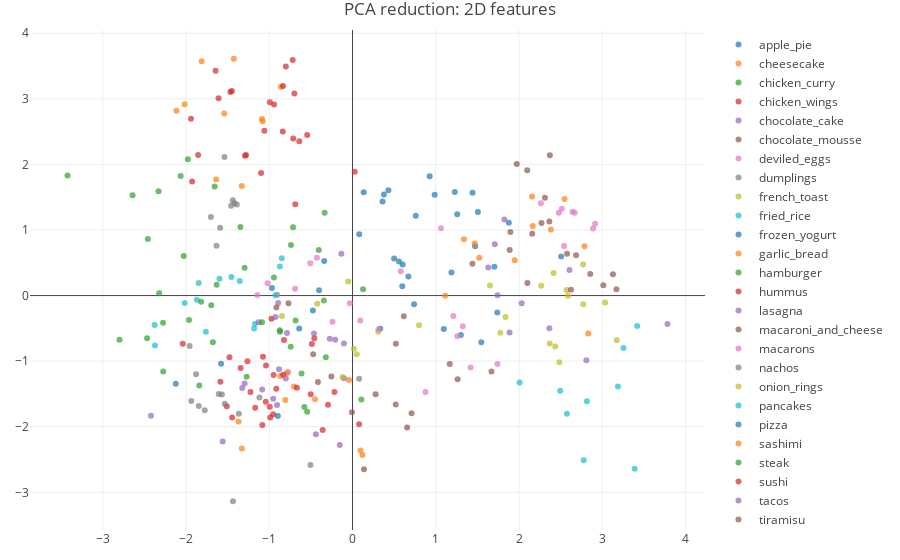

The code cell stored with this chart in its notebook:
### Code cell
traces=[]

for n in range(0,number_of_recipe_categories):
    df_category=df_PCA_2D[(df_PCA_2D.category_indices==n)]
    point_name=str(df_category.labels[df_category.index[0]])
    trace = go.Scatter(
    x=df_category['pca-1'],
    y=df_category['pca-2'],
    mode='markers',
    marker=dict(
        colorscale='Viridis',
        opacity=0.7,
        line=dict(color='rgb(140, 140, 170)')
    ),
    name=point_name,
    text=df_category['text_names'],
    )

    traces.append(trace)

layout = go.Layout(
    title='PCA reduction: 2D features',
    hovermode='closest',
    margin=dict(
       l=30,
       r=30,
       b=30,
       t=30
    ),
      scene = dict(
        xaxis = dict(
            title='pca-1',
       ),
       yaxis = dict(
           title='pca-2',
       ),
    ),
 
)

fig = go.Figure(data=traces, layout=layout)
iplot(fig)


print("test recipes")
df_preprocessed_texts_test

### Figure 1 — Plotly figure (JSON) as saved in the notebook; plotly's stock layout.template omitted (floating-point values rounded to 4 significant figures)
{"data": [{"marker": {"colorscale": "Viridis", "line": {"color": "rgb(140, 140, 170)"}, "opacity": 0.7}, "mode": "markers", "name": "apple_pie", "text": ["1.txt", "10.txt", "11.txt", "12.txt", "13.txt", "14.txt", "15.txt", "2.txt", "3.txt", "4.txt", "5.txt", "6.txt", "7.txt", "8.txt", "9.txt"], "type": "scatter", "uid": "bf1747c5-a89a-4278-af96-36e1683b06e1", "x": [1.878, 1.096, 0.7596, 1.302, 1.473, 1.506, 0.6712, 2.506, 1.739, 1.189, 1.547, 0.5975, 0.5583, 0.7396, 0.4997], "y": [1.111, -0.5108, 1.217, -0.5999, 0.7533, 1.274, 0.2904, 0.5942, -0.2575, 0.35, -0.7105, 0.143, 0.5204, -0.1321, 0.567]}, {"marker": {"colorscale": "Viridis", "line": {"color": "rgb(140, 140, 170)"}, "opacity": 0.7}, "mode": "markers", "name": "cheesecake", "text": ["1.txt", "10.txt", "11.txt", "2.txt", "3.txt", "4.txt", "5.txt", "6.txt", "7.txt", "8.txt", "9.txt"], "type": "scatter", "uid": "fcd6b620-f971-4074-9a2c-8e54eda2b7c7", "x": [1.467, 1.113, 1.339, 2.832, 1.948, 2.165, 2.786, 2.156, 1.523, 2.383, 2.547], "y": [0.7925, -0.002376, 0.8601, -0.5781, 0.5383, 1.061, 0.7535, 1.51, 0.5764, 1.008, 1.474]}, {"marker": {"colorscale": "Viridis", "line": {"color": "rgb(140, 140, 170)"}, "opacity": 0.7}, "mode": "markers", "name": "chicken_curry", "text": ["1.txt", "2.txt", "3.txt", "4.txt", "5.txt", "6.txt", "7.txt", "8.txt"], "type": "scatter", "uid": "0ac84b86-aa62-48c5-882f-ff722691865d", "x": [-2.467, -2.276, -1.841, -2.799, -2.322, -1.964, -1.697, -2.274], "y": [-0.652, -0.414, -1.372, -0.6738, 0.03573, -0.3744, -0.1476, -1.157]}, {"marker": {"colorscale": "Viridis", "line": {"color": "rgb(140, 140, 170)"}, "opacity": 0.7}, "mode": "markers", "name": "chicken_wings", "text": ["1.txt", "10.txt", "11.txt", "12.txt", "13.txt", "14.txt", "15.txt", "16.txt", "17.txt", "2.txt", "3.txt", "4.txt", "5.txt", "6.txt", "7.txt", "8.txt", "9.txt"], "type": "scatter", "uid": "8ddb78b5-9481-402e-b3ae-68276053e340", "x": [-0.3585, -0.9941, -0.4587, -0.9157, -0.502, -1.076, -0.8229, -0.973, -1.169, -0.9886, -0.9529, -1.587, -0.4885, -1.446, -1.344, -1.226, -0.9479], "y": [-2.051, -1.696, -0.6519, -1.422, -1.503, -0.9337, -0.6776, -0.3525, -1.709, -1.861, -1.809, -1.315, -0.7378, -1.86, -1.103, -1.469, -1.21]}, {"marker": {"colorscale": "Viridis", "line": {"color": "rgb(140, 140, 170)"}, "opacity": 0.7}, "mode": "markers", "name": "chocolate_cake", "text": ["1.txt", "10.txt", "2.txt", "3.txt", "4.txt", "5.txt", "6.txt", "7.txt", "8.txt", "9.txt"], "type": "scatter", "uid": "ca71205e-af2a-4778-a219-f9a0d4ff7cbd", "x": [1.708, 2.365, 1.742, 1.887, 1.631, 2.606, 3.784, 2.809, 2.032, 1.824], "y": [0.7843, -0.4985, 0.004097, -0.5622, 0.4293, 0.3908, -0.4341, -0.9872, -0.118, 1.158]}, {"marker": {"colorscale": "Viridis", "line": {"color": "rgb(140, 140, 170)"}, "opacity": 0.7}, "mode": "markers", "name": "chocolate_mousse", "text": ["1.txt", "2.txt", "3.txt", "4.txt", "5.txt", "6.txt", "7.txt", "8.txt", "9.txt"], "type": "scatter", "uid": "12c11973-7f49-4a4b-88ab-90c02a9eed6e", "x": [1.44, 2.311, 1.973, 1.669, 2.37, 2.101, 1.888, 2.577, 2.098], "y": [0.4844, 1.493, 2.008, -1.158, 2.141, 0.1916, 0.6931, 0.6359, 1.912]}, {"marker": {"colorscale": "Viridis", "line": {"color": "rgb(140, 140, 170)"}, "opacity": 0.7}, "mode": "markers", "name": "deviled_eggs", "text": ["1.txt", "2.txt", "3.txt", "4.txt", "5.txt", "6.txt", "7.txt", "8.txt", "9.txt"], "type": "scatter", "uid": "8f48ff66-8503-40a8-babf-196baf61e532", "x": [-0.427, -1.02, -0.6903, -0.9027, -0.7746, -1.143, -0.2413, -0.03208, -0.5078], "y": [0.5781, 0.1887, 0.1046, 0.01103, -1.163, 0.007585, -0.3994, -0.1155, 0.4912]}, {"marker": {"colorscale": "Viridis", "line": {"color": "rgb(140, 140, 170)"}, "opacity": 0.7}, "mode": "markers", "name": "dumplings", "text": ["1.txt", "2.txt", "3.txt", "4.txt", "5.txt", "6.txt", "7.txt", "8.txt", "9.txt"], "type": "scatter", "uid": "546c58c2-7873-42a5-818c-1fa36add4ded", "x": [0.07997, -1.438, -1.701, -1.391, -1.458, -1.538, -1.59, -1.418, -1.634], "y": [-1.269, 1.454, 1.197, 1.388, 1.371, 2.112, 1.033, 1.409, 0.7612]}, {"marker": {"colorscale": "Viridis", "line": {"color": "rgb(140, 140, 170)"}, "opacity": 0.7}, "mode": "markers", "name": "french_toast", "text": ["1.txt", "10.txt", "11.txt", "12.txt", "13.txt", "14.txt", "2.txt", "3.txt", "4.txt", "5.txt", "6.txt", "7.txt", "8.txt", "9.txt"], "type": "scatter", "uid": "f529254c-b9c8-41d6-b727-5c11c7e260b7", "x": [2.266, 1.776, 2.416, 2.571, 3.034, 2.435, 2.485, 2.772, 2.589, 3.174, 1.651, 2.77, 2.369, 1.838], "y": [0.1481, -0.5654, 0.3454, 0.08509, -0.1075, -0.7771, -1.018, -0.1316, -0.003239, -0.681, 0.1553, 0.4722, -0.7319, -0.3274]}, {"marker": {"colorscale": "Viridis", "line": {"color": "rgb(140, 140, 170)"}, "opacity": 0.7}, "mode": "markers", "name": "fried_rice", "text": ["1.txt", "10.txt", "11.txt", "12.txt", "13.txt", "14.txt", "2.txt", "3.txt", "4.txt", "5.txt", "6.txt", "7.txt", "8.txt", "9.txt"], "type": "scatter", "uid": "53e1a873-5d1d-4b22-a543-fd2ad47c3361", "x": [-0.8724, -1.455, -1.354, -1.848, -1.761, -2.016, -0.9237, -1.87, -2.373, -1.182, -1.599, -2.378, -1.171, -0.85], "y": [0.4415, 0.2833, 0.2239, 0.1917, -0.5519, -0.1133, 0.006715, -0.06423, -0.7626, -0.5022, 0.2561, -0.4478, -0.4315, 0.5691]}, {"marker": {"colorscale": "Viridis", "line": {"color": "rgb(140, 140, 170)"}, "opacity": 0.7}, "mode": "markers", "name": "frozen_yogurt", "text": ["1.txt", "10.txt", "11.txt", "12.txt", "13.txt", "2.txt", "3.txt", "4.txt", "5.txt", "6.txt", "7.txt", "8.txt", "9.txt"], "type": "scatter", "uid": "7d5a6487-8a0a-49b3-ad02-77cc7edd7bf2", "x": [1.704, 1.229, 0.4318, 0.9867, 1.258, 0.134, 0.3329, 0.3772, 0.9268, 0.6026, 0.3606, 0.08081, 1.442], "y": [0.4387, 1.578, 1.606, 1.538, 1.239, 1.575, -0.5054, 1.542, 1.82, 0.4732, 1.434, 0.9339, 1.569]}, {"marker": {"colorscale": "Viridis", "line": {"color": "rgb(140, 140, 170)"}, "opacity": 0.7}, "mode": "markers", "name": "garlic_bread", "text": ["1.txt", "10.txt", "2.txt", "3.txt", "4.txt", "5.txt", "6.txt", "7.txt", "8.txt", "9.txt"], "type": "scatter", "uid": "df52f438-3c64-467f-bb62-16476af0e9d0", "x": [0.1191, -0.807, -0.04147, -0.7877, -1.369, 0.09598, -0.7032, -0.4507, -1.33, -0.8683], "y": [-2.43, -1.591, -1.288, -1.185, -1.921, -2.362, -1.388, -1.582, -2.333, -1.225]}, {"marker": {"colorscale": "Viridis", "line": {"color": "rgb(140, 140, 170)"}, "opacity": 0.7}, "mode": "markers", "name": "hamburger", "text": ["1.txt", "2.txt", "3.txt", "4.txt", "5.txt", "6.txt", "7.txt", "8.txt", "9.txt"], "type": "scatter", "uid": "00afd5c6-9235-4262-b0cd-521ec6f0cf9d", "x": [-0.5446, 0.1066, -0.6126, -0.5786, -0.7422, -0.3209, -0.8706, 0.1268, -0.9441], "y": [-1.774, -1.584, -1.187, -1.7, -0.7802, -0.9422, -0.5503, 0.09476, 0.2748]}, {"marker": {"colorscale": "Viridis", "line": {"color": "rgb(140, 140, 170)"}, "opacity": 0.7}, "mode": "markers", "name": "hummus", "text": ["1.txt", "10.txt", "11.txt", "12.txt", "2.txt", "3.txt", "4.txt", "5.txt", "6.txt", "7.txt", "8.txt", "9.txt"], "type": "scatter", "uid": "a2fb6032-59ba-4da6-8ab2-6b22d00515c5", "x": [-1.51, -0.2941, -1.478, 0.07937, -0.8323, -0.2174, -0.6674, -1.039, -1.083, -2.039, -1.042, -1.262], "y": [-1.689, -1.664, -0.9391, -1.961, -1.206, -1.472, -1.407, -1.068, -1.973, -0.7331, -1.618, -0.9997]}, {"marker": {"colorscale": "Viridis", "line": {"color": "rgb(140, 140, 170)"}, "opacity": 0.7}, "mode": "markers", "name": "lasagna", "text": ["1.txt", "10.txt", "11.txt", "2.txt", "3.txt", "4.txt", "5.txt", "6.txt", "7.txt", "8.txt", "9.txt"], "type": "scatter", "uid": "d0db5b3a-c177-4579-b356-2e86d167b37e", "x": [-1.085, -0.2079, -1.127, -0.103, -0.1342, -0.7866, -0.8926, -0.1034, -0.4634, -0.953, -0.8822], "y": [-1.434, -0.675, -0.4083, -1.262, 0.636, -0.5697, -0.1122, -0.7303, -0.5782, -1.572, -1.123]}, {"marker": {"colorscale": "Viridis", "line": {"color": "rgb(140, 140, 170)"}, "opacity": 0.7}, "mode": "markers", "name": "macaroni_and_cheese", "text": ["1.txt", "10.txt", "11.txt", "12.txt", "13.txt", "14.txt", "15.txt", "2.txt", "3.txt", "4.txt", "5.txt", "6.txt", "7.txt", "8.txt", "9.txt"], "type": "scatter", "uid": "8aadc548-0290-4f24-a3f9-91078d32db99", "x": [0.5207, 1.168, 0.5196, -0.4156, 0.1375, -0.006765, -0.7697, -0.254, 0.7096, -0.4724, 0.2776, 1.262, 0.6559, -0.9149, 0.6163], "y": [-0.7363, -1.044, -1.66, -1.317, -2.648, -1.777, -0.1155, -1.235, -1.794, -0.8956, -1.504, -1.276, -2.011, -0.1821, -0.3159]}, {"marker": {"colorscale": "Viridis", "line": {"color": "rgb(140, 140, 170)"}, "opacity": 0.7}, "mode": "markers", "name": "macarons", "text": ["1.txt", "2.txt", "3.txt", "4.txt", "5.txt", "6.txt", "7.txt", "8.txt"], "type": "scatter", "uid": "f8cdedca-0c45-486d-be1b-6e7978520468", "x": [2.914, 2.668, 2.477, 2.643, 2.541, 2.89, 2.262, 2.514], "y": [1.097, 1.264, 1.261, 1.28, 0.7552, 1.024, 1.407, 1.325]}, {"marker": {"colorscale": "Viridis", "line": {"color": "rgb(140, 140, 170)"}, "opacity": 0.7}, "mode": "markers", "name": "nachos", "text": ["1.txt", "10.txt", "11.txt", "12.txt", "2.txt", "3.txt", "4.txt", "5.txt", "6.txt", "7.txt", "8.txt", "9.txt"], "type": "scatter", "uid": "bab3f96a-a55d-45be-8619-544412ae42e0", "x": [-1.607, -1.535, -1.118, -1.879, -0.5051, -1.569, -1.847, -1.957, -1.775, -1.937, -1.365, -1.436], "y": [-1.501, -1.648, -1.556, -1.199, -2.585, -1.51, -1.685, -0.7698, -1.747, -1.609, -1.802, -3.136]}, {"marker": {"colorscale": "Viridis", "line": {"color": "rgb(140, 140, 170)"}, "opacity": 0.7}, "mode": "markers", "name": "onion_rings", "text": ["1.txt", "2.txt", "3.txt", "4.txt", "5.txt", "6.txt", "7.txt", "8.txt"], "type": "scatter", "uid": "7c5fba93-cc5a-4ced-9339-d1c4adf8771a", "x": [-0.8479, -0.1195, 0.05082, -0.4232, 0.7991, 0.3093, 0.01582, -0.05122], "y": [-0.313, -1.24, -0.8965, -0.1231, -0.452, -0.5532, -0.8122, 0.2133]}, {"marker": {"colorscale": "Viridis", "line": {"color": "rgb(140, 140, 170)"}, "opacity": 0.7}, "mode": "markers", "name": "pancakes", "text": ["1.txt", "2.txt", "3.txt", "4.txt", "5.txt", "6.txt", "7.txt", "8.txt", "9.txt"], "type": "scatter", "uid": "d2ab871e-7205-4b65-9519-b03b662e4b0d", "x": [2.816, 3.254, 2.777, 3.389, 3.42, 2.495, 2.575, 3.188, 2.006], "y": [-1.611, -0.8012, -2.51, -2.64, -0.4646, -1.45, -1.801, -1.385, -1.324]}, {"marker": {"colorscale": "Viridis", "line": {"color": "rgb(140, 140, 170)"}, "opacity": 0.7}, "mode": "markers", "name": "pizza", "text": ["1.txt", "2.txt", "3.txt", "4.txt", "5.txt", "6.txt", "7.txt", "8.txt"], "type": "scatter", "uid": "8c437401-34a8-4b5d-b159-aab00f59a11f", "x": [-0.4756, -1.579, -2.123, -0.6403, -0.8969, -0.9676, -0.3403, -0.4019], "y": [-0.2278, -1.04, -1.344, -0.5028, -1.837, 0.1169, 0.5262, 0.07987]}, {"marker": {"colorscale": "Viridis", "line": {"color": "rgb(140, 140, 170)"}, "opacity": 0.7}, "mode": "markers", "name": "sashimi", "text": ["1.txt", "10.txt", "2.txt", "3.txt", "4.txt", "5.txt", "6.txt", "7.txt", "8.txt", "9.txt"], "type": "scatter", "uid": "b6ce906e-ee4d-46e0-ae06-e00f25bb6829", "x": [-1.331, -2.017, -1.813, -1.427, -1.54, -1.089, -0.8615, -1.638, -2.115, -1.079], "y": [1.67, 2.919, 3.573, 3.611, 2.774, 2.691, 3.183, 1.771, 2.817, 2.659]}, {"marker": {"colorscale": "Viridis", "line": {"color": "rgb(140, 140, 170)"}, "opacity": 0.7}, "mode": "markers", "name": "steak", "text": ["1.txt", "10.txt", "11.txt", "12.txt", "13.txt", "14.txt", "15.txt", "16.txt", "17.txt", "18.txt", "19.txt", "2.txt", "20.txt", "21.txt", "22.txt", "3.txt", "4.txt", "5.txt", "6.txt", "7.txt", "8.txt", "9.txt"], "type": "scatter", "uid": "d00f643c-f3a5-44af-b0fc-563da5ac640c", "x": [-2.459, -2.065, -2.027, -1.347, -1.296, -0.4054, -0.6834, -0.3437, -1.818, -0.8739, -3.424, -1.677, -0.7393, -1.656, -1.087, -1.978, -1.272, -2.642, -2.33, -0.3346, -0.7147, -1.632], "y": [0.8608, 1.823, 0.6047, 1.047, 0.4234, 0.695, -0.3793, -0.07476, -0.09505, -0.5306, 1.83, -0.711, 0.7701, 1.664, -0.4088, 2.08, -1.239, 1.528, 1.591, 1.261, 1.043, 0.1638]}, {"marker": {"colorscale": "Viridis", "line": {"color": "rgb(140, 140, 170)"}, "opacity": 0.7}, "mode": "markers", "name": "sushi", "text": ["1.txt", "10.txt", "11.txt", "12.txt", "13.txt", "14.txt", "15.txt", "16.txt", "17.txt", "18.txt", "19.txt", "2.txt", "20.txt", "21.txt", "22.txt", "23.txt", "3.txt", "4.txt", "5.txt", "6.txt", "7.txt", "8.txt", "9.txt"], "type": "scatter", "uid": "ce158ee9-3423-4dd0-b125-b1986b5aff51", "x": [-1.291, -1.466, -0.9924, -0.6985, -1.927, -0.7187, -0.8013, -0.9424, -0.8375, 0.02619, -1.058, -1.098, -0.7126, -1.854, -1.94, -1.279, -0.5443, -0.6878, -1.449, -0.8346, -0.6391, -1.645, -1.609], "y": [2.131, 3.103, 2.947, 3.082, 1.738, 3.591, 3.492, 2.913, 2.5, 1.889, 2.512, 1.869, 2.397, 2.145, 2.698, 2.145, 2.448, 1.394, 3.119, 3.197, 2.352, 3.428, 3.011]}, {"marker": {"colorscale": "Viridis", "line": {"color": "rgb(140, 140, 170)"}, "opacity": 0.7}, "mode": "markers", "name": "tacos", "text": ["1.txt", "10.txt", "2.txt", "3.txt", "4.txt", "5.txt", "6.txt", "7.txt", "8.txt", "9.txt"], "type": "scatter", "uid": "78538520-8d59-431e-b456-c0d1c3e7e715", "x": [-0.2732, -2.421, -1.296, -0.4404, -0.9066, -0.8012, -0.9241, -0.1532, -1.324, -1.56], "y": [-0.6578, -1.833, -1.34, -2.115, -1.67, -1.266, -0.3275, -2.277, -1.408, -2.224]}, {"marker": {"colorscale": "Viridis", "line": {"color": "rgb(140, 140, 170)"}, "opacity": 0.7}, "mode": "markers", "name": "tiramisu", "text": ["1.txt", "10.txt", "2.txt", "3.txt", "4.txt", "5.txt", "6.txt", "7.txt", "8.txt", "9.txt"], "type": "scatter", "uid": "c845c51b-ebf5-4561-a0bf-b463dc648717", "x": [3.013, 2.158, 3.128, 2.624, 2.27, 2.685, 2.365, 1.896, 2.856, 3.17], "y": [0.1565, 0.9417, 0.3256, 0.08772, 1.106, 0.613, 1.128, 0.9681, 0.3287, 0.09608]}, {"marker": {"colorscale": "Viridis", "line": {"color": "rgb(140, 140, 170)"}, "opacity": 0.7}, "mode": "markers", "name": "waffles", "text": ["1.txt", "10.txt", "2.txt", "3.txt", "4.txt", "5.txt", "6.txt", "7.txt", "8.txt", "9.txt"], "type": "scatter", "uid": "10574e4f-6920-4ad4-99ca-0a0665744505", "x": [1.063, 0.3113, 1.21, 0.5787, 1.74, 1.259, 0.8765, 0.0926, 1.325, 1.418], "y": [1.025, -0.5178, -0.3122, 0.3695, -1.043, -0.6193, -1.469, -0.3798, -0.4662, -1.096]}], "layout": {"hovermode": "closest", "margin": {"b": 30, "l": 30, "r": 30, "t": 30}, "scene": {"xaxis": {"title": "pca-1"}, "yaxis": {"title": "pca-2"}}, "title": "PCA reduction: 2D features"}}
